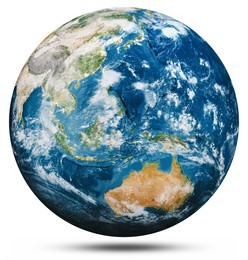
#> input picture dataset/merged_planets/Earth/Earth_training_earth (172).jpg, 248 x 260 px; its folder holds only this picture in this run
$ python model.py
#> lines starting #> are read from the running program, lines starting #| are printed output that depends on the picture
#!/usr/bin/env python3
# -*- coding: utf-8 -*-

"""
Güneş Sistemi Gezegen Tanıma Modeli
===================================
Bu modül, OpenCV kullanarak Güneş Sistemi gezegenlerini tanıyan bir model içerir.
"""

import os
import cv2
import numpy as np
import matplotlib.pyplot as plt
from sklearn.model_selection import train_test_split
from sklearn.preprocessing import LabelEncoder
from sklearn.metrics import classification_report, confusion_matrix, accuracy_score

class SolarSystemPlanetRecognizer:
    """
    OpenCV ve makine öğrenmesi kullanarak Güneş Sistemi gezegenlerini tanıyan sınıf.
    """

    def __init__(self, dataset_path=None):
        """
        SolarSystemPlanetRecognizer sınıfının başlatıcısı.

        Parameters:
        -----------
        dataset_path : str, optional
            Veri setinin bulunduğu dizin yolu. Belirtilmezse, varsayılan olarak '../dataset/merged_planets' kullanılır.
        """
        self.dataset_path = dataset_path or os.path.join(os.path.dirname(os.path.dirname(os.path.abspath(__file__))), 'dataset', 'merged_planets')
        self.image_size = (128, 128)  # Tüm görüntüleri bu boyuta yeniden boyutlandır
        self.features = []
        self.labels = []
        self.label_encoder = LabelEncoder()
        self.model = None
        self.class_names = []

    def load_dataset(self):
        """
        Veri setini yükler ve özellikleri/etiketleri hazırlar.

        Returns:
        --------
        tuple
            (features, labels) şeklinde özellikler ve etiketler.
        """
        print(f"Veri seti yükleniyor: {self.dataset_path}")

        if not os.path.exists(self.dataset_path):
            raise FileNotFoundError(f"Veri seti dizini bulunamadı: {self.dataset_path}")

        # Veri setindeki her gezegen klasörünü işle
        for planet_name in os.listdir(self.dataset_path):
            planet_dir = os.path.join(self.dataset_path, planet_name)

            # Sadece dizinleri işle
            if not os.path.isdir(planet_dir):
                continue

            # Güneş klasörü boş olabilir, kontrol et
            if planet_name == "Sun" and len(os.listdir(planet_dir)) == 0:
                print(f"Uyarı: {planet_name} klasörü boş, atlanıyor.")
                continue

            print(f"İşleniyor: {planet_name}")

            # Bu gezegene ait tüm görüntüleri işle
            for img_file in os.listdir(planet_dir):
                if not img_file.lower().endswith(('.jpg', '.jpeg', '.png')):
                    continue

                img_path = os.path.join(planet_dir, img_file)

                try:
                    # Görüntüyü oku ve yeniden boyutlandır
                    img = cv2.imread(img_path)
#> img is the input picture: shape (260, 248, 3); mean B, G, R 180.9, 172, 149.4
                    if img is None:
                        print(f"Uyarı: {img_path} okunamadı, atlanıyor.")
                        continue

                    img = cv2.resize(img, self.image_size)
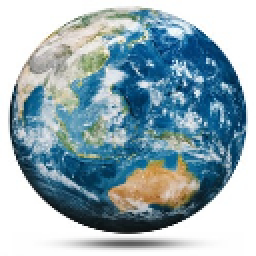
#> img: shape (128, 128, 3) (shown 2 times larger); mean B, G, R 180.8, 171.9, 149.3

                    # Özellik çıkarma
                    features = self._extract_features(img)
#> in _extract_features, `gray = cv2.cvtColor(image, cv2.COLOR_BGR2GRAY)`:
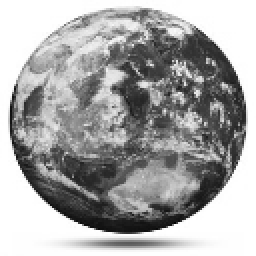
#> gray: shape (128, 128) (shown 2 times larger); min 4, max 255, mean 166.2
#> in _extract_features, `hog_features = hog.compute(gray)`: hog_features = 8100 values, max 0.979 at index 571, min 0 at index 0, mean 0.131
#> after the loop in _extract_features, `for i in range(3):`: color_features = 96 values, max 0.921 at index 63, min 0 at index 0, mean 0.091
#> in _extract_features, `all_features = np.concatenate((hog_features.flatten(), color_features))`: all_features = 8196 values, max 0.979 at index 571, min 0 at index 0, mean 0.131
#> features has the same summary as all_features in _extract_features

                    # Özellikleri ve etiketi kaydet
                    self.features.append(features)
                    self.labels.append(planet_name)

                except Exception as e:
                    print(f"Hata: {img_path} işlenirken bir sorun oluştu: {e}")
#> pass 2 of the loop in load_dataset, `for planet_name in os.listdir(self.dataset_path):`:
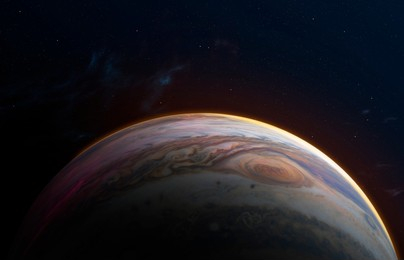
#> input picture dataset/merged_planets/Jupiter/Jupiter_training (186).jpg, 404 x 260 px
#> in load_dataset, img is the input picture: shape (260, 404, 3); mean B, G, R 33.5, 28.3, 30.7
#> in load_dataset, `img = cv2.resize(img, self.image_size)`:
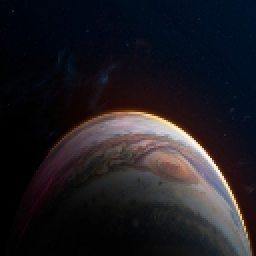
#> img: shape (128, 128, 3) (shown 2 times larger); mean B, G, R 33.5, 28.3, 30.6
#> in _extract_features (call 2), `gray = cv2.cvtColor(image, cv2.COLOR_BGR2GRAY)`:
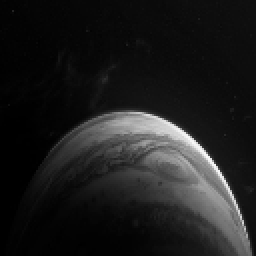
#> gray: shape (128, 128) (shown 2 times larger); min 0, max 250, mean 29.6
#> hog_features = 8100 values, max 0.668 at index 346, min 0 at index 84, mean 0.136
#> after the loop in _extract_features (call 2), `for i in range(3):`: color_features = 96 values, max 0.952 at index 64, min 0 at index 31, mean 0.0694
#> all_features = 8196 values, max 0.952 at index 8164, min 0 at index 84, mean 0.135
#> features has the same summary as all_features in _extract_features

        # Etiketleri sayısal değerlere dönüştür
        self.class_names = sorted(list(set(self.labels)))
        self.labels = self.label_encoder.fit_transform(self.labels)

        print(f"Veri seti yüklendi: {len(self.features)} görüntü, {len(self.class_names)} sınıf")
        print(f"Sınıflar: {self.class_names}")

        return np.array(self.features), np.array(self.labels)

    def _extract_features(self, image):
        """
        Bir görüntüden özellikler çıkarır.

        Parameters:
        -----------
        image : numpy.ndarray
            İşlenecek görüntü.

        Returns:
        --------
        numpy.ndarray
            Çıkarılan özellikler.
        """
        # Görüntüyü gri tonlamaya dönüştür
        gray = cv2.cvtColor(image, cv2.COLOR_BGR2GRAY)

        # HOG (Histogram of Oriented Gradients) özelliklerini çıkar
        win_size = (128, 128)
        block_size = (16, 16)
        block_stride = (8, 8)
        cell_size = (8, 8)
        nbins = 9

        hog = cv2.HOGDescriptor(win_size, block_size, block_stride, cell_size, nbins)
        hog_features = hog.compute(gray)

        # Renk histogramı özelliklerini çıkar
        color_features = []
        for i in range(3):  # BGR kanalları
            hist = cv2.calcHist([image], [i], None, [32], [0, 256])
            hist = cv2.normalize(hist, hist).flatten()
            color_features.extend(hist)

        # Tüm özellikleri birleştir
        all_features = np.concatenate((hog_features.flatten(), color_features))

        return all_features

    def train_model(self, test_size=0.2, random_state=42):
        """
        Veri setini kullanarak modeli eğitir.

        Parameters:
        -----------
        test_size : float, optional
            Test seti için ayrılacak veri oranı. Varsayılan 0.2.
        random_state : int, optional
            Rastgele durum değeri. Varsayılan 42.

        Returns:
        --------
        tuple
            (X_train, X_test, y_train, y_test) şeklinde eğitim ve test verileri.
        """
        # Veri setini yükle
        X, y = self.load_dataset()

        # Eğitim ve test setlerine ayır
#> (the run stopped early here; a loop or call above may not have finished)
